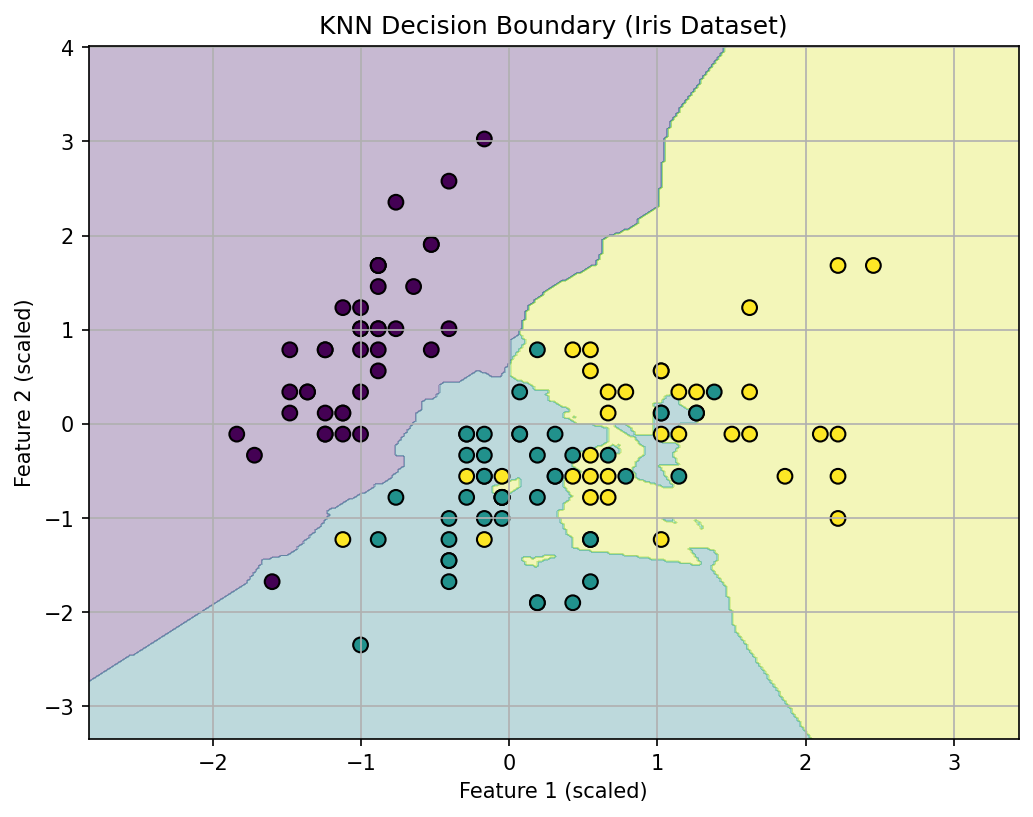

Python code for this plot:
# knn_decision_boundary.py

import numpy as np
import matplotlib.pyplot as plt
from sklearn.datasets import load_iris
from sklearn.model_selection import train_test_split
from sklearn.preprocessing import StandardScaler
from sklearn.neighbors import KNeighborsClassifier
import os

# Create output folder
os.makedirs("outputs", exist_ok=True)

# Load Iris dataset (use only 2 features for visualization)
iris = load_iris()
X = iris.data[:, :2]  # first 2 features only
y = iris.target

# Train-test split
X_train, X_test, y_train, y_test = train_test_split(
    X, y, test_size=0.2, random_state=42, stratify=y
)

# Feature scaling
scaler = StandardScaler()
X_train_scaled = scaler.fit_transform(X_train)

# Train KNN
knn = KNeighborsClassifier(n_neighbors=5)
knn.fit(X_train_scaled, y_train)

# Create meshgrid
x_min, x_max = X_train_scaled[:, 0].min() - 1, X_train_scaled[:, 0].max() + 1
y_min, y_max = X_train_scaled[:, 1].min() - 1, X_train_scaled[:, 1].max() + 1
xx, yy = np.meshgrid(
    np.arange(x_min, x_max, 0.02),
    np.arange(y_min, y_max, 0.02)
)

# Predict for each point in mesh
Z = knn.predict(np.c_[xx.ravel(), yy.ravel()])
Z = Z.reshape(xx.shape)

# Plot decision boundary
plt.figure(figsize=(8, 6))
plt.contourf(xx, yy, Z, alpha=0.3)
plt.scatter(X_train_scaled[:, 0], X_train_scaled[:, 1], c=y_train, edgecolor='k', s=50)
plt.title("KNN Decision Boundary (Iris Dataset)")
plt.xlabel("Feature 1 (scaled)")
plt.ylabel("Feature 2 (scaled)")
plt.grid(True)
plt.savefig("outputs/knn_decision_boundary.png")
plt.show()
